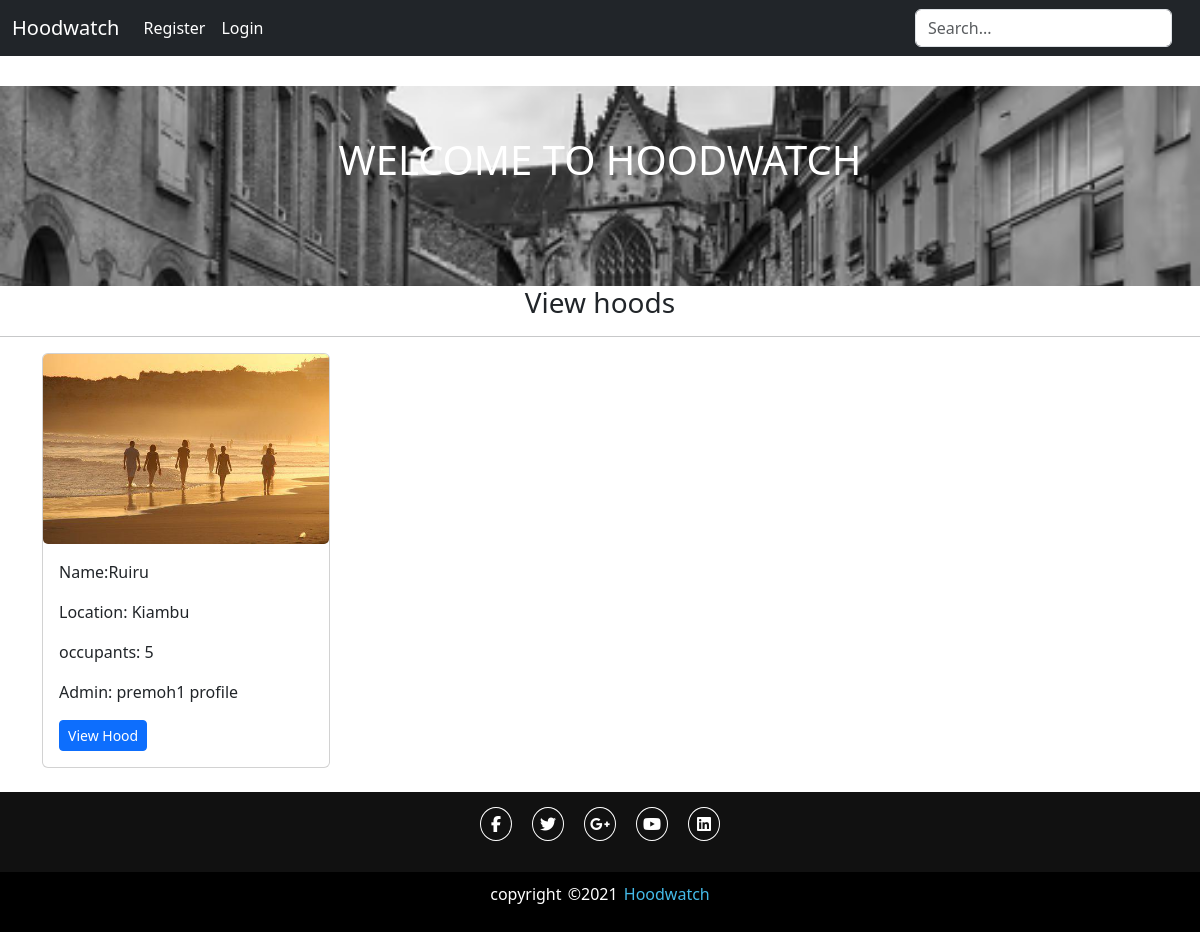
The page / on the database its author committed.
### hood/models.py (models this page shows, shortened)
class NeighbourHood(models.Model):
    name = models.CharField(max_length=50)
    location = models.CharField(max_length=60)
    occupant_count=models.IntegerField()
    admin = models.ForeignKey("Profile", on_delete=models.CASCADE, related_name='hood')
    hood_img = models.ImageField(upload_to='images/')
    health = models.IntegerField(null=True, blank=True)
    police = models.IntegerField(null=True, blank=True)

class Profile(models.Model):
    user = models.OneToOneField(User, on_delete=models.CASCADE, related_name='profile')
    name = models.CharField(max_length=80, blank=True)
    about = models.TextField(max_length=254, blank=True)
    image = models.ImageField(upload_to='images/', default='default.png')
    location = models.CharField(max_length=50, blank=True, null=True)
    neighbourhood = models.ForeignKey(NeighbourHood, on_delete=models.CASCADE, null=True, blank=True)
    def __str__(self):
        return f'{self.user.username} profile'

### hood/views.py (the view)
# urls.py: path('',views.index, name='index'),
def index(request):
    hood = NeighbourHood.objects.all()
    hood =hood[::-1]
    return render(request,'index.html',{ 'hood':hood})

### hood/templates/index.html (shortened to what this page needs)
{% extends 'base.html' %}
{% block content %}
<section class="index">
    <h1 class="hood">WELCOME TO HOODWATCH</h1>
</section>
<h3><center>View hoods</center></h3>
    <hr>
<div class="container">
    <div class="row">
            {% for n in hood %}
            <div class="col-4">
            <div class="card" style="width: 18rem;" >
                <img src="{{ n.hood_img.url }}" class="card-img" alt="...">
                <div class="card-body">
                <p> Name:{{n.name}}
                   </p>
                    <p>Location: {{n.location}}</p>
                    <p>occupants: {{n.occupant_count}}</p>
                    <p>Admin: {{n.admin}}</p>
                    <a href="{% url 'single-hood' n.id %}" class="btn btn-primary btn-sm">View Hood</a>
                </div>
            </div>
            </div>
             {% endfor %}
           </div>
</div>
<footer class="mt-4">
    <div class="footer-content">
      <ul class="socials">
        <li>
          <a href="#"><i class="fa fa-facebook"></i></a>
        </li>
        <li>
          <a href="#"><i class="fa fa-twitter"></i></a>
        </li>
        <li>
          <a href="#"><i class="fa fa-google-plus"></i></a>
        </li>
        <li>
          <a href="#"><i class="fa fa-youtube"></i></a>
        </li>
        <li>
          <a href="#"><i class="fa fa-linkedin-square"></i></a>
        </li>
      </ul>
    </div>
    <div class="footer-bottom">
      <p>copyright &copy;2021 <a href="#">Hoodwatch</a></p>
    </div>
  </footer>
{% endblock %}

### hood/static/css/index.css (style rules this page uses)
section.index { background-image: url('../images/hero.png'); background-position:center; background-repeat: repeat; background-size: cover; height:25vh; margin-top: 30px; }
.hood { color:white; text-align: center; padding-top:50px; }
footer { background: #111; height: auto; color: #fff; }
.footer-content { display: flex; align-items: center; justify-content: center; flex-direction: column; text-align: center; }
.socials { padding: 20px; list-style: none; display: flex; align-items: center; justify-content: center; }
.socials li { margin: 0 10px; }
.socials a { text-decoration: none; color: #fff; border: 1.1px solid white; padding: 5px; border-radius: 50%; }
.socials a i { width: 20px; transition: color .4s ease; }
.footer-bottom { background: #000; padding: 10px; text-align: center; }
.footer-bottom p { word-spacing: 2px; }
.footer-bottom p a { color:#44bae8; text-decoration: none; }

### rows shown on the page
NeighbourHood: hood_img (picture), name "Ruiru", location "Kiambu", occupant_count "5", admin "premoh1 profile"
